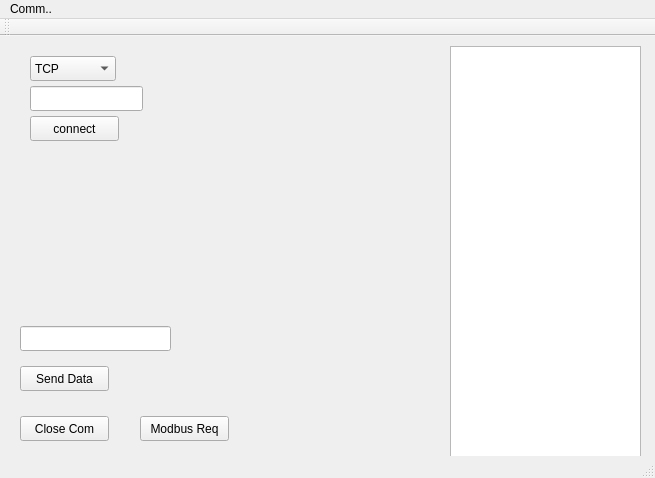
<?xml version="1.0" encoding="UTF-8"?>
<ui version="4.0">
 <class>MainWindow</class>
 <widget class="QMainWindow" name="MainWindow">
  <property name="enabled">
   <bool>true</bool>
  </property>
  <property name="geometry">
   <rect>
    <x>0</x>
    <y>0</y>
    <width>655</width>
    <height>478</height>
   </rect>
  </property>
  <property name="windowTitle">
   <string>MainWindow</string>
  </property>
  <widget class="QWidget" name="centralWidget">
   <widget class="QPushButton" name="btnSendData">
    <property name="geometry">
     <rect>
      <x>20</x>
      <y>330</y>
      <width>89</width>
      <height>25</height>
     </rect>
    </property>
    <property name="text">
     <string>Send Data</string>
    </property>
   </widget>
   <widget class="QPushButton" name="btnOpenPort">
    <property name="geometry">
     <rect>
      <x>30</x>
      <y>80</y>
      <width>89</width>
      <height>25</height>
     </rect>
    </property>
    <property name="text">
     <string>connect</string>
    </property>
   </widget>
   <widget class="QTextBrowser" name="textBox">
    <property name="geometry">
     <rect>
      <x>450</x>
      <y>10</y>
      <width>191</width>
      <height>411</height>
     </rect>
    </property>
   </widget>
   <widget class="QPushButton" name="btnClose">
    <property name="geometry">
     <rect>
      <x>20</x>
      <y>380</y>
      <width>89</width>
      <height>25</height>
     </rect>
    </property>
    <property name="text">
     <string>Close Com</string>
    </property>
   </widget>
   <widget class="QLineEdit" name="inputText">
    <property name="geometry">
     <rect>
      <x>20</x>
      <y>290</y>
      <width>151</width>
      <height>25</height>
     </rect>
    </property>
   </widget>
   <widget class="QLineEdit" name="portname">
    <property name="geometry">
     <rect>
      <x>30</x>
      <y>50</y>
      <width>113</width>
      <height>25</height>
     </rect>
    </property>
   </widget>
   <widget class="QComboBox" name="comboBox">
    <property name="geometry">
     <rect>
      <x>30</x>
      <y>20</y>
      <width>86</width>
      <height>25</height>
     </rect>
    </property>
    <item>
     <property name="text">
      <string>TCP</string>
     </property>
    </item>
    <item>
     <property name="text">
      <string>Serial</string>
     </property>
    </item>
    <item>
     <property name="text">
      <string>Modbus RTU</string>
     </property>
    </item>
    <item>
     <property name="text">
      <string>Modbus TCP</string>
     </property>
    </item>
   </widget>
   <widget class="QPushButton" name="btnReq">
    <property name="geometry">
     <rect>
      <x>140</x>
      <y>380</y>
      <width>89</width>
      <height>25</height>
     </rect>
    </property>
    <property name="text">
     <string>Modbus Req</string>
    </property>
   </widget>
  </widget>
  <widget class="QMenuBar" name="menuBar">
   <property name="geometry">
    <rect>
     <x>0</x>
     <y>0</y>
     <width>655</width>
     <height>22</height>
    </rect>
   </property>
   <widget class="QMenu" name="menuComm">
    <property name="title">
     <string>Comm..</string>
    </property>
   </widget>
   <addaction name="menuComm"/>
  </widget>
  <widget class="QToolBar" name="mainToolBar">
   <attribute name="toolBarArea">
    <enum>TopToolBarArea</enum>
   </attribute>
   <attribute name="toolBarBreak">
    <bool>false</bool>
   </attribute>
  </widget>
  <widget class="QStatusBar" name="statusBar"/>
 </widget>
 <layoutdefault spacing="6" margin="11"/>
 <resources/>
 <connections/>
</ui>
